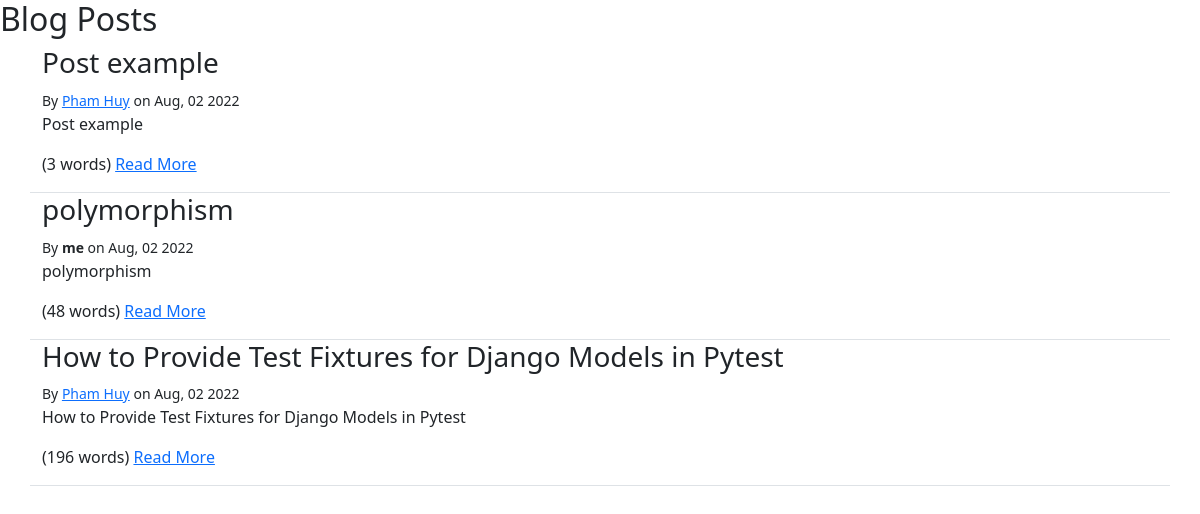
Page /blog/ (signed in) on the committed database.
### blog/models.py (models this page shows, shortened)
class Post(models.Model):
    author = models.ForeignKey(settings.AUTH_USER_MODEL, on_delete=models.PROTECT)
    created_at = models.DateTimeField(auto_now_add=True)
    modified_at = models.DateTimeField(auto_now_add=True)
    published_at = models.DateTimeField(blank=True, null=True)
    title = models.TextField(max_length=100)
    slug = models.SlugField()
    summary = models.TextField(max_length=500)
    content = models.TextField()
    tags = models.ManyToManyField(Tag, related_name='posts')
    comments = GenericRelation(Comment)

### blog/views.py (the view)
# urls.py: path('', views.index),
def index(request):
    posts = Post.objects.all()[:10]
    context = {'posts': posts}
    return render(request, 'blog/index.html', context=context)

### blog/templatetags/blog_extras.py (called while the page is built)
@register.simple_tag(name='row')
def row(extends = ''):
    return format_html('<div class="row {}">', extends)

@register.simple_tag(name='endrow')
def endrow():
    return format_html('</div>')

@register.simple_tag(name='col')
def col(extends = ''):
    return format_html('<div class="col {}">', extends)

@register.simple_tag(name='endcol')
def endcol():
    return format_html('</div>')

@register.filter
def author_details(author, current_user=None):
    if not isinstance(author, user_model):
        return ""
    if author == current_user:
        return format_html("<strong>me</strong>")
    if author.first_name and author.last_name:
        name = f"{author.first_name} {author.last_name}"
    else:
       name = f"{author.username}"
    if author.email != None:
        email = author.email
        prefix = format_html('<a href="mailto:{}">', email)
        suffix = format_html("</a>")
    else:
        prefix = ""
        suffix = ""
    return format_html("{}{}{}", prefix, name, suffix)

### blog/templates/blog/index.html
{% extends "base.html" %}
{% load blog_extras %}
{% block content%}
<h2>Blog Posts</h2>
<div class="container">
    {% for post in posts %}
        {% row "border-bottom" %}
            {% col %}
                <h3>{{ post.title }}</h3>
                {% include "blog/post-byline.html" %}
                <p>{{ post.summary }}</p>
                <p>
                    ({{ post.content|wordcount }} words)
                    <a href="{% url 'blog-post-detail' post.slug%}">Read More</a>
                </p>
            {% endcol %}
        {% endrow %}
    {% endfor %}
</div>
{% endblock %}

### blog/templates/blog/post-byline.html
{% load blog_extras %}
<small>
    By {{ post.author|author_details:request.user }}
    on {{post.published_at|date:"M, d Y" }}
</small>

### rows in the picture
Post: title "Post example", author|author_details "Pham Huy", published_at "Aug, 02 2022", summary "Post example", content "3"
Post: title "polymorphism", author|author_details "me", published_at "Aug, 02 2022", summary "polymorphism", content "48"
Post: title "How to Provide Test Fixtures for Django Models in Pytest", author|author_details "Pham Huy", published_at "Aug, 02 2022", summary "How to Provide Test Fixtures for Django Models in Pytest", content "196"
